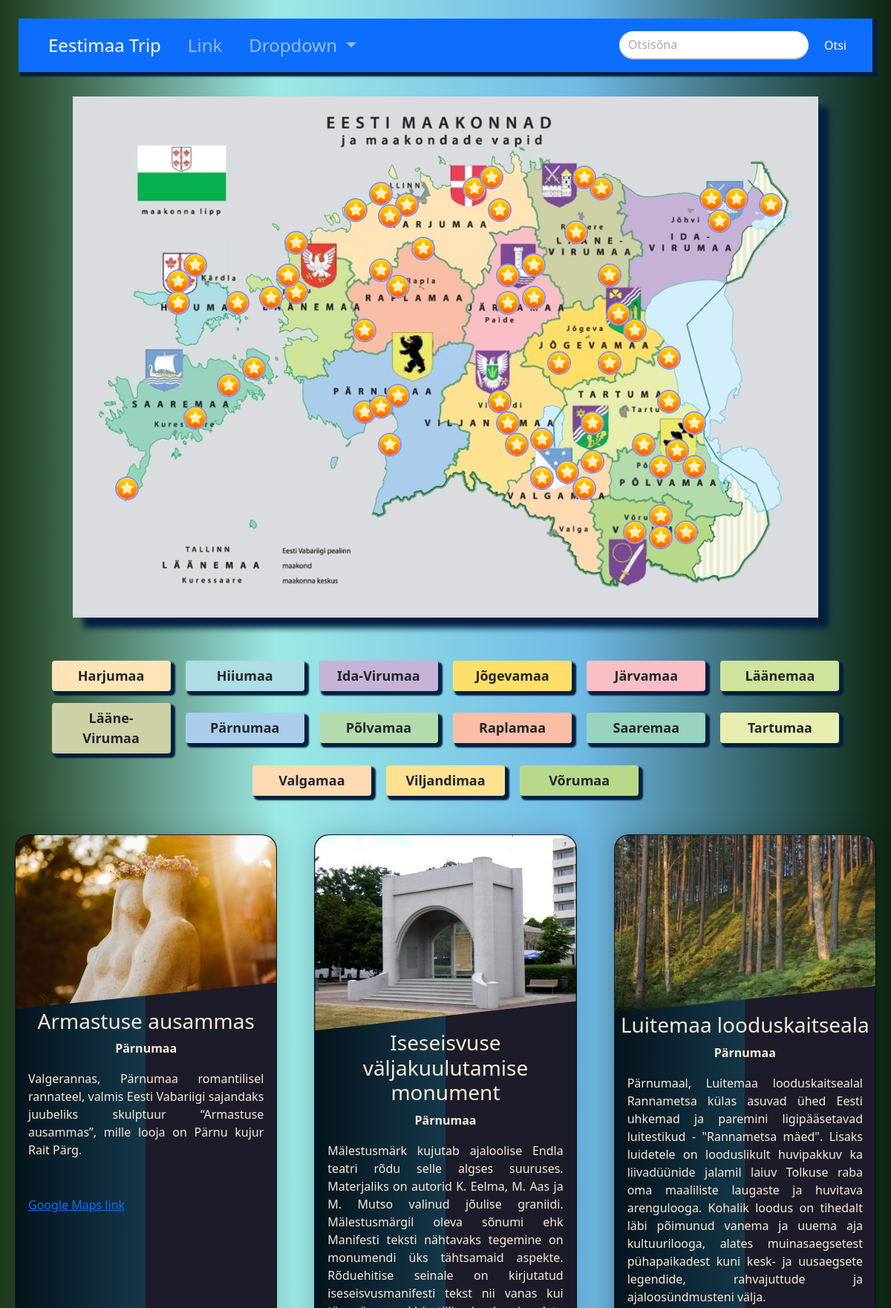
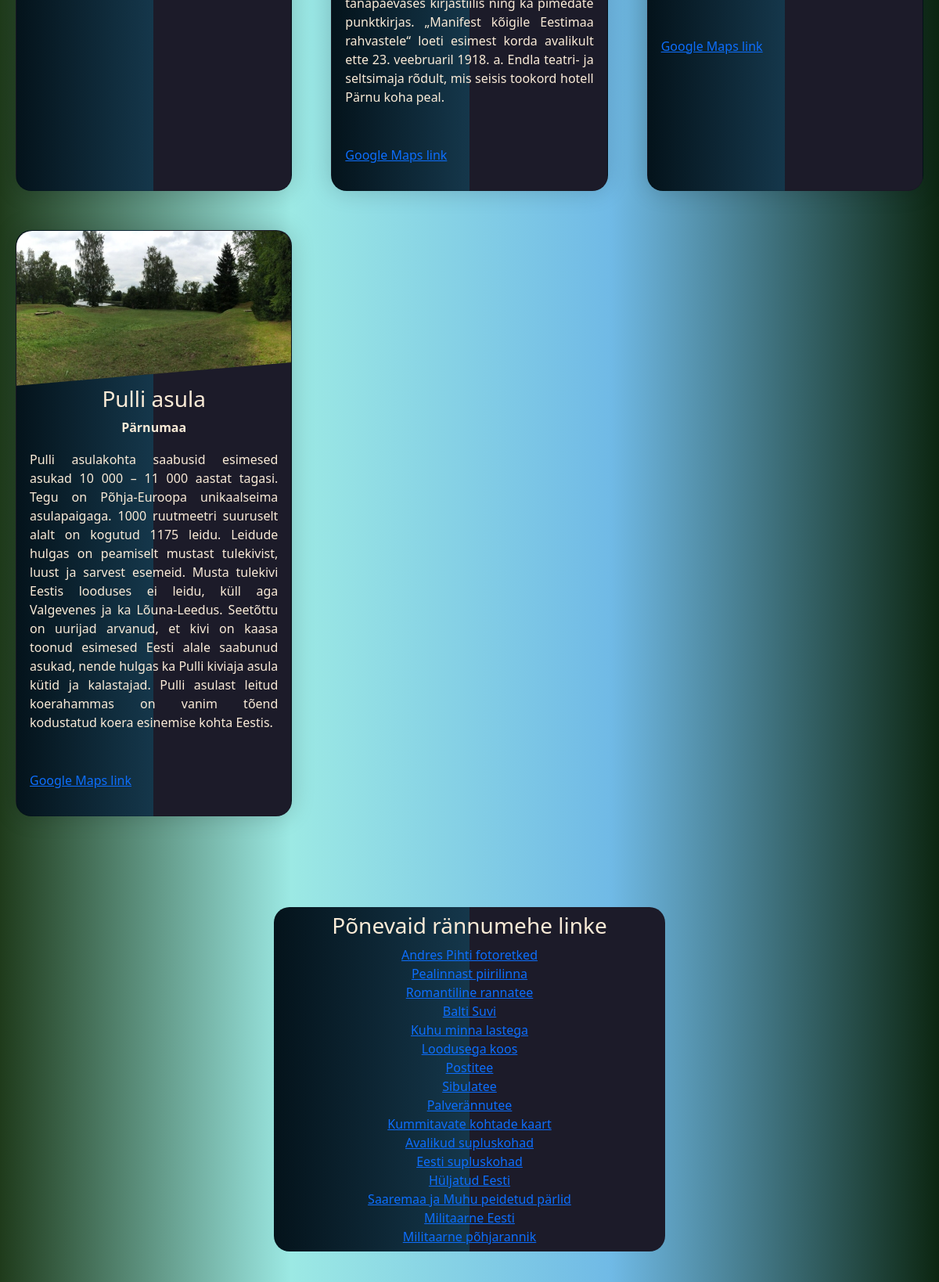
Screenshot of /par.php (upper part) with the database file from the repository (2 pictures, top to bottom).
### tables this page shows
CREATE TABLE `siht` (
  `id` int(11) NOT NULL,
  `tunnus` varchar(7) NOT NULL,
  `nimi` varchar(50) NOT NULL,
  `maakond` varchar(20) NOT NULL,
  `info` varchar(3000) NOT NULL,
  `asukoht` varchar(50) NOT NULL,
  `iframe` varchar(1000) NOT NULL
);

### par.php (the view, shortened to what this page needs)
<?php
    $message_sent = false;
?>
<!DOCTYPE html>
<html lang="en">
<head>
    <link rel="stylesheet" href="css/bootstrap.min.css">
    <link rel="stylesheet" href="style/style.css">
</head>
<body>
    <nav class="navbar navbar-expand-lg navbar-dark bg-primary">
        <div class="container-fluid">
          <div class="collapse navbar-collapse" id="navbarSupportedContent">
            <ul class="navbar-nav me-auto mb-2 mb-lg-0">
              <li class="nav-item">
                <a class="nav-link active" aria-current="page" href="#">Eestimaa Trip</a>
              </li>
              <li class="nav-item">
                <a class="nav-link" href="#">Link</a>
              </li>
              <li class="nav-item dropdown">
                <a class="nav-link dropdown-toggle" href="#" id="navbarDropdown" role="button" data-bs-toggle="dropdown" aria-expanded="false">
                  Dropdown
                </a>
              </li>
            </ul>
            <form class="d-flex">
              <input class="form-control me-2 rounded-pill" type="search" placeholder="Otsisõna" aria-label="Search">
              <button class="btn btn-primary" type="submit">Otsi</button>
            </form>
          </div>
        </div>
    </nav>
<div id="body">
        <?php include 'map.php';?>
        <div id="maakonnad">
            <button type="button" class="btn" onclick="window.location.href='har.php#siht'" style="background-color: #ffe4b7;">Harjumaa</button>
            <button type="button" class="btn" onclick="window.location.href='hii.php#siht'" style="background-color: #aedde3;">Hiiumaa</button>
            <button type="button" class="btn" onclick="window.location.href='ivi.php#siht'" style="background-color: #c6b2d7;">Ida-Virumaa</button>
            <button type="button" class="btn" onclick="window.location.href='jog.php#siht'" style="background-color: #ffde6a;">Jõgevamaa</button>
            <button type="button" class="btn" onclick="window.location.href='jar.php#siht'" style="background-color: #fabfc5;">Järvamaa</button>
            <button type="button" class="btn" onclick="window.location.href='laa.php#siht'" style="background-color: #cfe39b;">Läänemaa</button>
            <button type="button" class="btn" onclick="window.location.href='lvi.php#siht'" style="background-color: #ced1a6;">Lääne-Virumaa</button>
            <button type="button" class="btn" onclick="window.location.href='par.php#siht'" style="background-color: #aacdeb;">Pärnumaa</button>
            <button type="button" class="btn" onclick="window.location.href='pol.php#siht'" style="background-color: #b4dbae;">Põlvamaa</button>
            <button type="button" class="btn" onclick="window.location.href='rap.php#siht'" style="background-color: #fabea6;">Raplamaa</button>
            <button type="button" class="btn" onclick="window.location.href='saa.php#siht'" style="background-color: #98d3bf;">Saaremaa</button>
            <button type="button" class="btn" onclick="window.location.href='tar.php#siht'" style="background-color: #e8eeb0;">Tartumaa</button>
            <button type="button" class="btn" onclick="window.location.href='val.php#siht'" style="background-color: #fddab2;">Valgamaa</button>
            <button type="button" class="btn" onclick="window.location.href='vil.php#siht'" style="background-color: #fee191;">Viljandimaa</button>
            <button type="button" class="btn" onclick="window.location.href='vor.php#siht'" style="background-color: #b8d98a;">Võrumaa</button>
        </div><br>
        <?php
        $servername = "localhost";
        $username = "root";
        $password = "";
        $dbname = "eesti_trip";
        $conn = mysqli_connect($servername, $username, $password, $dbname);
        $sql = "SELECT tunnus, nimi, maakond, info, asukoht, iframe FROM siht WHERE maakond='Pärnumaa'";
        if ($result=mysqli_query($conn,$sql)) {
            if(mysqli_num_rows($result)>0){
                echo"<div class='cards'>";
                while($row=mysqli_fetch_array($result)){
                    echo"<div class='card'>";
                    echo"<div class='card_container'>";
                    echo"<img class='location' src='img/".$row['tunnus'].".jpg' alt=''>";
                    echo"</div>";
                    echo"<div class='details'>";
                    echo"<h3>".$row['nimi']."</h3>";
                    echo"<div class='mk'><b>".$row['maakond']."</b></div>";
                    echo"<p>".$row['info']."</p>";
                    echo"<p><a target='_blank' href=".$row['asukoht'].">Google Maps link</a></p>";
                    echo"</div>";
                    echo"</div>";
                }
                echo"</div class='cards'>";
                } else {
                    echo"Kirjeid ei leitud!";
                }
        } else {
            echo "Viga: " . $sql . "<br>" . mysqli_error($conn);
        }
        ?>
        </div><br><br>
    </div><br><br>
    <?php include 'links.php';?>
    <?php
    if($message_sent):
    ?>
      <h3>Tänud, me võtame teiega ühendust!</h3>
    <?php
    else:
    ?>
    <br>
    <?php
    endif;
    ?>
</body>
</html>

### style/style.css (style rules this page uses)
:root { --boxshadow: #001f3f; --font-color: #555; --font-color-color: orange; }
body { background-color: #b3c6ce; background: linear-gradient(90deg, rgb(31, 59, 27) 0%, rgba(156,233,228,1) 31%, rgba(112,186,230,1) 65%, rgba(12,38,17,1) 100%); background-attachment: fixed; color: antiquewhite; text-align: center; }
.navbar-nav > li { margin-left:10px; margin-right:10px; font-size: x-large; }
.navbar { background-color: #001f3f; margin: 25px; padding: 10px; box-shadow: 4px 4px 2px 2px var(--boxshadow); }
.form-control { box-shadow: none; border-radius: 0; border-color: #CCC; border-width: 2px; border-style: none none solid none; }
.form-control::placeholder { color: #aaa; }
#maakonnad { margin: auto; width: 90%; display: block; }
#maakonnad > button { width: 160px; margin: 8px; font-size: large; font-weight: 600; box-shadow: 4px 4px 2px 2px var(--boxshadow); }
.cards { display: grid; grid-template-columns: repeat(auto-fit, minmax(300px,1fr)); padding: 20px; grid-gap: 50px; }
.card { text-align: justify; background: linear-gradient(90deg, rgb(4, 19, 27) 0%, rgb(21, 55, 75) 50%, rgba(28,27,41,1) 50%, rgba(28,27,41,1) 100%); border-radius: 20px; box-shadow: 0 0 30px rgba(0,0,0,0.18); transition: 0.4s; cursor: pointer; }
.mk { text-align: center; }
.card_container { position: relative; clip-path: polygon(0 0,100% 0, 100% 85%, 0 100%); }
img.location { width: 100%; display: block; border-radius: 20px 20px 0 0; }
h3 { text-align: center; }
p { padding: 17px; }

### rows the page displays
siht: tunnus (picture), nimi "Armastuse ausammas", maakond "Pärnumaa", info "Valgerannas, Pärnumaa romantilisel rannateel, valmis Eesti Vabariigi sajandaks juubeliks skulptuur “Armastuse ausammas”, mille looja on Pärnu kujur Rait Pärg."
siht: tunnus (picture), nimi "Iseseisvuse väljakuulutamise monument", maakond "Pärnumaa", info "Mälestusmärk kujutab ajaloolise Endla teatri rõdu selle algses suuruses. Materjaliks on autorid K. Eelma, M. Aas ja M. Mutso valinud jõulise graniidi. Mälestusmärgil oleva sõnumi ehk Manifesti teksti nähtavaks tegemine on monumendi üks tähtsamaid aspekte. Rõduehitise seinale on kirjutatud iseseisvusmanifesti tekst nii vanas kui tänapäevases kirjastiilis ning ka pimedate punktkirjas. „Manifest kõigile Eestimaa rahvastele“ loeti esimest korda avalikult ette 23. veebruaril 1918. a. Endla teatri- ja seltsimaja rõdult, mis seisis tookord hotell Pärnu koha peal."
siht: tunnus (picture), nimi "Luitemaa looduskaitseala", maakond "Pärnumaa", info "Pärnumaal, Luitemaa looduskaitsealal Rannametsa külas asuvad ühed Eesti uhkemad ja paremini ligipääsetavad luitestikud - \"Rannametsa mäed\". Lisaks luidetele on looduslikult huvipakkuv ka liivadüünide jalamil laiuv Tolkuse raba oma maaliliste laugaste ja huvitava arengulooga. Kohalik loodus on tihedalt läbi põimunud vanema ja uuema aja kultuurilooga, alates muinasaegsetest pühapaikadest kuni kesk- ja uusaegsete legendide, rahvajuttude ja ajaloosündmusteni välja."
siht: tunnus (picture), nimi "Pulli asula", maakond "Pärnumaa", info "Pulli asulakohta saabusid esimesed asukad 10 000 – 11 000 aastat tagasi. Tegu on Põhja-Euroopa unikaalseima asulapaigaga. 1000 ruutmeetri suuruselt alalt on kogutud 1175 leidu. Leidude hulgas on peamiselt mustast tulekivist, luust ja sarvest esemeid. Musta tulekivi Eestis looduses ei leidu, küll aga Valgevenes ja ka Lõuna-Leedus. Seetõttu on uurijad arvanud, et kivi on kaasa toonud esimesed Eesti alale saabunud asukad, nende hulgas ka Pulli kiviaja asula kütid ja kalastajad. Pulli asulast leitud koerahammas on vanim tõend kodustatud koera esinemise kohta Eestis."
